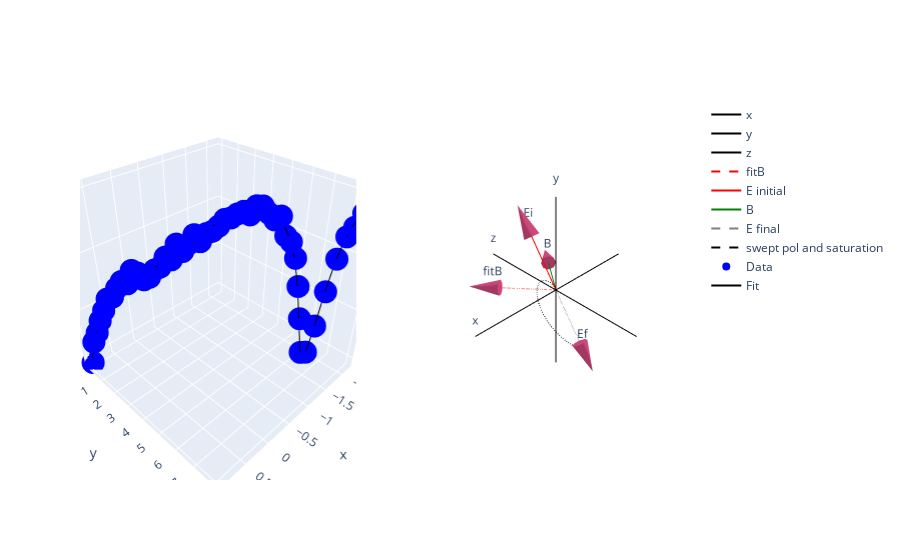

Notebook code for this chart:
### Markdown cell above
Lets increase the number of free parameters to see how well the B fit still works

### Code cell
# Generate Actual data
from ion_model import PolarVector, unwrap_angle, Yb171, GenerateTestData, FitFreeParams, calculate_171_pop, calc_171_pop_using_vectors
from plotly_wrapper import VectorPlot, Subplots, go
import matplotlib.pyplot as plt
import numpy as np
from pprint import pprint
from random import random

vp = VectorPlot()

# Define the true vectors and parameters of the experiment (used to generate test data)
E = PolarVector(r=1, theta=np.pi/2, phi=np.arccos(1/np.sqrt(3)))
random_theta, random_phi = (random()*2-1) * np.pi/2, (random()*2-1) * np.pi/2 
B = PolarVector(r=1, theta=random_theta, phi=random_phi)
yb171 = Yb171()
# define the True parameters for a polarisation sweep
thetaBE935 = yb171.optimal_thetaBE
# define other constants
s935 = 1                            # At saturation
zeeman = 0.5 * yb171.Gamma_2P12     # half of the linewidth of the 2S1/2 <-> 2P1/2 transition
detuning370 = 0.5 * yb171.Gamma_2P12   # Detuning from excited state by half of the linewidth of the 2S1/2 <-> 2P1/2 transition
detuning935 = 0.0

# Sweep E polarisation and saturation parameter
s370 = np.linspace(0, 8, 51)

# Polarisation is swept using the E PolarVector
num_steps = 50
# angle per step
angle_step = -np.pi/(num_steps)
# Define all the E vectors (magnitude is going up linearly to mimick saturation sweep)
allE = {f"E{i}": PolarVector(r=(i+1)/num_steps, theta=E.theta, phi=E.phi + angle_step * i) for i in range(num_steps + 1)}
# Calculate thetaBE for each of the E vectors
thetaBE370 = np.array([B.calculate_angle_between(Evec) for Evec in allE.values()])
# Get the change in phi
allPhi = [vec.phi for vec in allE.values()]

# Unwrap thetaBE370 array because theta is always pos, but it should go pos to negative
# thetaBE370 = unwrap_angle(thetaBE370)
# Prepare an arc using the x, y, z values of the E vectors
draw_vec_line = np.array([E.v[:, 1] for E in allE.values()])
# Break them out seperately
x, y, z = draw_vec_line[:, 0], draw_vec_line[:, 1], draw_vec_line[:, 2]
# Add the arc to the vector plot
vp.add_line(x=x, y=y, z=z, line={"color": "black", "dash": "dash"}, name="swept pol and saturation")


# Calculate the test data
TestData = GenerateTestData(detuning370=detuning370, 
                            s_370=s370, 
                            s_935=s935, 
                            zeeman=zeeman, 
                            thetaBE370=thetaBE370, 
                            thetaBE935=thetaBE935, 
                            make_mesh=False)

# Randomise test data
TestData.randomise(0.0007**2)

# This cell only works with the previous one run
# Using our knowledge of E and s
E_array = np.array([E.pv for E in allE.values()])
Er, Etheta, Ephi = np.zeros(E_array.shape[0])+1, E_array[:, 1][:, 0], E_array[:, 2][:, 0]

# Constraining all variables except Btheta, Bphi
x = (np.array([1]*len(s370)), Er, Etheta, Ephi, s370, np.array([detuning370]*len(s370)), np.array([s935]*len(s370)), np.array([thetaBE935]*len(s370)))

x_var_names = ("Br", "Er", "Etheta", "Ephi", "s_370", "detuning370", "s_935", "thetaBE935")

# Prepare fitting tool
fitting_tool = FitFreeParams(x, TestData.excited_pop_171, x_var_names, calc_171_pop_using_vectors,
                             all_variables=("Er", "Etheta", "Ephi","s_370", "Br", "Btheta", "Bphi", "detuning370", "detuning935", "s_935", "zeeman", "thetaBE935"))

print(fitting_tool.free_params)

# initial guess
p0 = np.array([0, 0, -5*10e6 * 2 * np.pi, 0.3 * yb171.Gamma_2P12])
# Bounds (assuming B vector is pointing in the +z ish direction. Symmetry means it can be + or - x)
bounds = ((-np.pi/2, -np.pi/2, -np.inf, -np.inf), 
          (np.pi/2, np.pi/2, np.inf, np.inf))

# Prepare residuals
residual_ss = 100000
# Residual limit where it stops
res_limit = 1e-4
# Number of itterations if residual limit isn't met initially
itterations = 20
# Initilise itterations
itter = 0

while itter < itterations:
    # Constraining other variables to fix them. Using bounds by setting min max to the actual value
    popt, pcov = fitting_tool.fit(p0=p0, 
                                bounds=bounds)

    fit_pop = fitting_tool.fit_func(x, *popt)
    residual_ss = np.sum((TestData.excited_pop_171 - fit_pop)**2)
    if residual_ss > res_limit:
        # Change to different quadrant
        p0[:2] = (p0[:2] + (itter % 2 - 1)*np.array([np.pi/4, np.pi/4])) % np.pi/2
    else:
        break
    itter += 1
    if itter == itterations:
        print("Itterations exceeded maximum. Use different initial condition")

# Use fitted parameters to re-generate B
found_B = PolarVector(r=1, theta=popt[0], phi=popt[1])
# Plot
vp.add_vector({"fitB": found_B}, {"line": {"color": "red", "dash": "dash"}, "text": ["", "fitB"]})

# Print results
true = np.array([B.theta, B.phi, detuning370, zeeman])
diff = np.abs(np.abs(true) - np.abs(popt))
print("True")
pprint({name: value for name, value in zip(fitting_tool.free_params, true)})
print("Fit")
pprint({name: value for name, value in zip(fitting_tool.free_params, popt)})
print("Difference")
pprint({name: value for name, value in zip(fitting_tool.free_params, diff)})
# print(popt)


# Put test data and curve-fit into graph object
surface_go = [go.Scatter3d(x=allPhi, y=TestData.mesh_171.s0_370, z=TestData.excited_pop_171, mode='markers', marker={"color": "blue"}, name="Data")]
surface_go.append(go.Scatter3d(x=allPhi, y=s370, z=fit_pop, mode='lines', line={"color": "black"}, name="Fit"))

# Add vectors
vp.add_vector({"E initial": E}, {"line": {"color": "red"}, "text": ["", "Ei"]})
vp.add_vector({"B": B}, {"line": {"color": "green"}, "text": ["", "B"]})
vp.add_vector({"E final": allE[f"E{num_steps}"]}, {"line": {"color": "rgba(0, 0, 0, 0.5)", "dash": "dash"}, "text": ["", "Ef"]})

# rotate vector plot
vp.align_vectors_with_experiment()
# prepare plot
vp.prepare_plot()

# use graph objects in vector plot in subplots class. Defining subplots
sub = Subplots(rows=1, cols=2, specs=[[{'type': 'scene'}, {'type': 'scene'}]])
# update subplots with graph objects
sub.update_subplot(1, 2, vp.graph_objects,
                   update_scenes_kwargs=dict(xaxis_visible=False, yaxis_visible=False, zaxis_visible=False))
sub.update_subplot(1, 1, surface_go, 
                   xaxis_kwargs=dict(title_text="thetaBE"), 
                   yaxis_kwargs=dict(title_text="s370"))

# show subplot
sub.fig.show()

### Figure 1 — Plotly figure (JSON) as saved in the notebook; plotly's stock layout.template omitted (floating-point values rounded to 4 significant figures)
{"data": [{"line": {"color": "black"}, "mode": "lines+text", "name": "x", "scene": "scene2", "text": ["", "x"], "type": "scatter3d", "x": [-1.5, 1.5], "y": [0, -1.837e-16], "z": [0, 1.125e-32]}, {"line": {"color": "black"}, "mode": "lines+text", "name": "y", "scene": "scene2", "text": ["", "y"], "type": "scatter3d", "x": [0, 1.837e-16], "y": [-9.185e-17, -9.185e-17], "z": [-1.5, 1.5]}, {"line": {"color": "black"}, "mode": "lines+text", "name": "z", "scene": "scene2", "text": ["", "z"], "type": "scatter3d", "x": [0, 0], "y": [1.5, -1.5], "z": [-9.185e-17, 9.185e-17]}, {"line": {"color": "red", "dash": "dash"}, "mode": "lines+text", "name": "fitB", "scene": "scene2", "text": ["", "fitB"], "type": "scatter3d", "x": [0, 0.5717], "y": [0, -0.8172], "z": [0, -0.07336]}, {"scene": "scene2", "showscale": false, "sizemode": "absolute", "sizeref": 0.5, "type": "cone", "u": [0.5717], "v": [-0.8172], "w": [-0.07336], "x": [0.5717, 0], "y": [-0.8172, 0], "z": [-0.07336, 0]}, {"line": {"color": "red"}, "mode": "lines+text", "name": "E initial", "scene": "scene2", "text": ["", "Ei"], "type": "scatter3d", "x": [0, 5e-17], "y": [0, -0.5774], "z": [0, 0.8165]}, {"scene": "scene2", "showscale": false, "sizemode": "absolute", "sizeref": 0.5, "type": "cone", "u": [5e-17], "v": [-0.5774], "w": [0.8165], "x": [5e-17, 0], "y": [-0.5774, 0], "z": [0.8165, 0]}, {"line": {"color": "green"}, "mode": "lines+text", "name": "B", "scene": "scene2", "text": ["", "B"], "type": "scatter3d", "x": [0, -0.599], "y": [0, -0.7979], "z": [0, -0.06791]}, {"scene": "scene2", "showscale": false, "sizemode": "absolute", "sizeref": 0.5, "type": "cone", "u": [-0.599], "v": [-0.7979], "w": [-0.06791], "x": [-0.599, 0], "y": [-0.7979, 0], "z": [-0.06791, 0]}, {"line": {"color": "rgba(0, 0, 0, 0.5)", "dash": "dash"}, "mode": "lines+text", "name": "E final", "scene": "scene2", "text": ["", "Ef"], "type": "scatter3d", "x": [0, -5.1e-17], "y": [0, 0.5889], "z": [0, -0.8328]}, {"scene": "scene2", "showscale": false, "sizemode": "absolute", "sizeref": 0.5, "type": "cone", "u": [-5.1e-17], "v": [0.5889], "w": [-0.8328], "x": [-5.1e-17, 0], "y": [0.5889, 0], "z": [-0.8328, 0]}, {"line": {"color": "black", "dash": "dash"}, "mode": "lines", "name": "swept pol and saturation", "scene": "scene2", "type": "scatter3d", "x": [9.999e-19, 1.907e-18, 2.71e-18, 3.399e-18, 3.963e-18, 4.395e-18, 4.686e-18, 4.83e-18, 4.821e-18, 4.654e-18, 4.327e-18, 3.837e-18, 3.184e-18, 2.367e-18, 1.389e-18, 2.516e-19, -1.04e-18, -2.482e-18, -4.066e-18, -5.786e-18, -7.633e-18, -9.596e-18, -1.166e-17, -1.383e-17, -1.607e-17, -1.838e-17, -2.075e-17, -2.315e-17, -2.557e-17, -2.801e-17, -3.042e-17, -3.282e-17, -3.516e-17, -3.744e-17, -3.965e-17, -4.175e-17, -4.374e-17, -4.56e-17, -4.73e-17, -4.885e-17, -5.021e-17, -5.137e-17, -5.233e-17, -5.306e-17, -5.355e-17, -5.38e-17, -5.378e-17, -5.351e-17, -5.295e-17, -5.212e-17, -5.1e-17], "y": [-0.01155, -0.0251, -0.04051, -0.05761, -0.07623, -0.09617, -0.1172, -0.1392, -0.1619, -0.185, -0.2083, -0.2317, -0.2547, -0.2773, -0.2991, -0.32, -0.3396, -0.3577, -0.3742, -0.3887, -0.4011, -0.4111, -0.4187, -0.4236, -0.4256, -0.4246, -0.4205, -0.4131, -0.4024, -0.3884, -0.3708, -0.3498, -0.3254, -0.2974, -0.266, -0.2313, -0.1932, -0.152, -0.1077, -0.06048, -0.01053, 0.04198, 0.09682, 0.1538, 0.2126, 0.273, 0.3348, 0.3976, 0.4611, 0.5249, 0.5889], "z": [0.01633, 0.03115, 0.04426, 0.05551, 0.06473, 0.07177, 0.07653, 0.07887, 0.07872, 0.07601, 0.07066, 0.06267, 0.05199, 0.03866, 0.02268, 0.004108, -0.01699, -0.04053, -0.06641, -0.09449, -0.1246, -0.1567, -0.1905, -0.2258, -0.2625, -0.3002, -0.3388, -0.3781, -0.4177, -0.4574, -0.4969, -0.5359, -0.5742, -0.6115, -0.6475, -0.6818, -0.7143, -0.7446, -0.7725, -0.7977, -0.8199, -0.839, -0.8545, -0.8665, -0.8745, -0.8785, -0.8784, -0.8738, -0.8648, -0.8511, -0.8328]}, {"marker": {"color": "blue"}, "mode": "markers", "name": "Data", "scene": "scene", "type": "scatter3d", "x": [0.9553, 0.8925, 0.8297, 0.7668, 0.704, 0.6412, 0.5783, 0.5155, 0.4527, 0.3898, 0.327, 0.2642, 0.2013, 0.1385, 0.07567, 0.01284, -0.04999, -0.1128, -0.1757, -0.2385, -0.3013, -0.3642, -0.427, -0.4898, -0.5526, -0.6155, -0.6783, -0.7411, -0.804, -0.8668, -0.9296, -0.9925, -1.055, -1.118, -1.181, -1.244, -1.307, -1.369, -1.432, -1.495, -1.558, -1.621, -1.684, -1.746, -1.809, -1.872, -1.935, -1.998, -2.061, -2.123, -2.186], "y": [0, 0.16, 0.32, 0.48, 0.64, 0.8, 0.96, 1.12, 1.28, 1.44, 1.6, 1.76, 1.92, 2.08, 2.24, 2.4, 2.56, 2.72, 2.88, 3.04, 3.2, 3.36, 3.52, 3.68, 3.84, 4, 4.16, 4.32, 4.48, 4.64, 4.8, 4.96, 5.12, 5.28, 5.44, 5.6, 5.76, 5.92, 6.08, 6.24, 6.4, 6.56, 6.72, 6.88, 7.04, 7.2, 7.36, 7.52, 7.68, 7.84, 8], "z": [-0.001069, 0.003744, 0.005814, 0.0084, 0.01053, 0.01284, 0.0132, 0.0149, 0.0162, 0.01575, 0.01822, 0.01775, 0.01651, 0.01698, 0.01831, 0.01882, 0.02059, 0.0201, 0.0228, 0.02155, 0.02282, 0.02435, 0.0232, 0.02453, 0.02491, 0.02571, 0.0268, 0.02702, 0.02764, 0.02804, 0.02748, 0.02888, 0.02884, 0.02772, 0.02669, 0.0273, 0.02414, 0.02316, 0.02038, 0.01525, 0.00882, 0.001363, 0.00141, 0.007277, 0.01424, 0.02023, 0.02399, 0.02555, 0.0277, 0.02891, 0.03015]}, {"line": {"color": "black"}, "mode": "lines", "name": "Fit", "scene": "scene", "type": "scatter3d", "x": [0.9553, 0.8925, 0.8297, 0.7668, 0.704, 0.6412, 0.5783, 0.5155, 0.4527, 0.3898, 0.327, 0.2642, 0.2013, 0.1385, 0.07567, 0.01284, -0.04999, -0.1128, -0.1757, -0.2385, -0.3013, -0.3642, -0.427, -0.4898, -0.5526, -0.6155, -0.6783, -0.7411, -0.804, -0.8668, -0.9296, -0.9925, -1.055, -1.118, -1.181, -1.244, -1.307, -1.369, -1.432, -1.495, -1.558, -1.621, -1.684, -1.746, -1.809, -1.872, -1.935, -1.998, -2.061, -2.123, -2.186], "y": [0, 0.16, 0.32, 0.48, 0.64, 0.8, 0.96, 1.12, 1.28, 1.44, 1.6, 1.76, 1.92, 2.08, 2.24, 2.4, 2.56, 2.72, 2.88, 3.04, 3.2, 3.36, 3.52, 3.68, 3.84, 4, 4.16, 4.32, 4.48, 4.64, 4.8, 4.96, 5.12, 5.28, 5.44, 5.6, 5.76, 5.92, 6.08, 6.24, 6.4, 6.56, 6.72, 6.88, 7.04, 7.2, 7.36, 7.52, 7.68, 7.84, 8], "z": [0, 0.003133, 0.005998, 0.008478, 0.01056, 0.01227, 0.01365, 0.01476, 0.01566, 0.01637, 0.01696, 0.01744, 0.01787, 0.01828, 0.0187, 0.01916, 0.01969, 0.02028, 0.02096, 0.0217, 0.02248, 0.02329, 0.02409, 0.02486, 0.02557, 0.02622, 0.02678, 0.02726, 0.02764, 0.02792, 0.02809, 0.02813, 0.02804, 0.02776, 0.02726, 0.02643, 0.02514, 0.02312, 0.01997, 0.01513, 0.008343, 0.001634, 0.0006007, 0.006773, 0.01448, 0.02026, 0.02399, 0.02634, 0.02785, 0.02882, 0.02945]}], "layout": {"scene": {"domain": {"x": [0, 0.45], "y": [0, 1]}}, "scene2": {"domain": {"x": [0.55, 1], "y": [0, 1]}, "xaxis": {"visible": false}, "yaxis": {"visible": false}, "zaxis": {"visible": false}}}}
